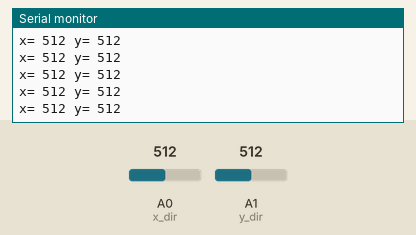
A sketch run on a simulated Arduino Uno, built with avr-gcc and run on an emulated ATmega328P. On the bench: the last lines printed to the serial monitor. The inputs (shaded band) are chosen by the test bench; at power-on: A0 (x_dir) = 512, A1 (y_dir) = 512.

Above: at 1.2 s.
1.3 s: A0 (x_dir) set to 106
At 2.0 s:
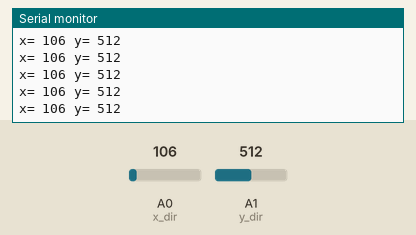
2.8 s: A0 (x_dir) set to 91
At 3.4 s:
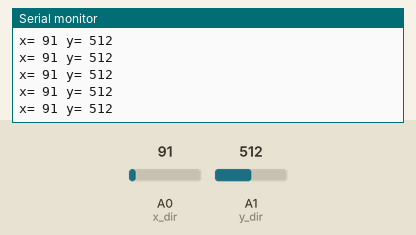
8.8 s: A1 (y_dir) set to 987
At 9.7 s:
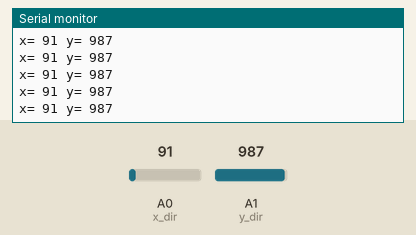
10.3 s: A1 (y_dir) set to 1016
At 10.9 s:
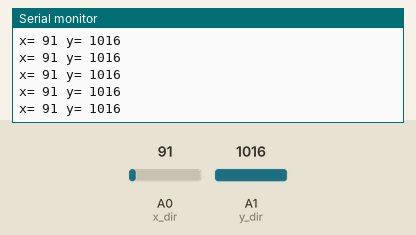
11.8 s: A0 (x_dir) set to 1006
At 12.8 s:
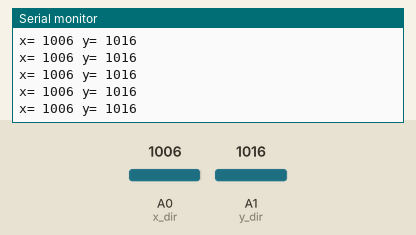
14.8 s: A0 (x_dir) set to 986
At 15.7 s:
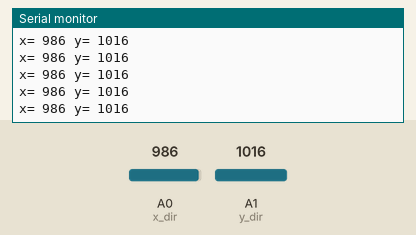
Timing chart, 0 to 17.3 s (numbered marks = the images above; inputs shaded):
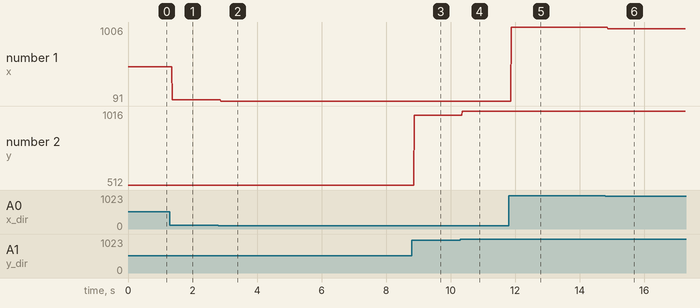

The sketch:

AnalogTest.ino
```cpp
const int x_dir = 0;
const int y_dir = 1;
int val_x;
int val_y;

//Flow


void setup() {
  // put your setup code here, to run once:

  Serial.begin(9600);
}

void loop() {
  // put your main code here, to run repeatedly:
  val_x = analogRead(x_dir);
  val_y = analogRead(y_dir);

  Serial.print("x= ");
  Serial.print(val_x);
  Serial.print(" y= ");
  Serial.println(val_y);
}
```

Measured:
- after the input at 1.3 s, the serial monitor: prints a new line after 0.07 s (image 1)
- after the input at 2.8 s, the serial monitor: prints a new line after 0.07 s (image 2)
- after the input at 8.8 s, the serial monitor: prints a new line after 0.07 s (image 3)
- after the input at 10.3 s, the serial monitor: prints a new line after 0.07 s (image 4)
- after the input at 11.8 s, the serial monitor: prints a new line after 0.08 s (image 5)
- after the input at 14.8 s, the serial monitor: prints a new line after 0.07 s (image 6)
- plotted number 1: 512 → 106 after the input at 1.3 s, 106 → 91 after the input at 2.8 s, 91 → 1006 after the input at 11.8 s, 1006 → 986 after the input at 14.8 s
- plotted number 2: 512 → 987 after the input at 8.8 s, 987 → 1016 after the input at 10.3 s
